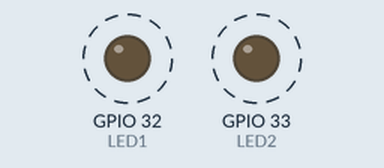
Simulated run of this sketch. Board: ESP32. On the bench: output pins drawn as LEDs (lit = HIGH). Dashed ring = blinking. What the sketch prints to the serial monitor is not drawn.

Above: at 2.5 s.
Timing chart, 0 to 6.6 s (numbered marks = the images above):
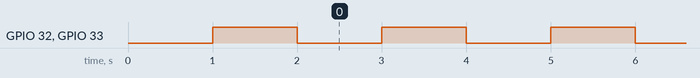

Measured:
- by itself, GPIO 32 (LED1), GPIO 33 (LED2): alternates HIGH for 1.0 s and LOW for 1.0 s
- by itself, everything shown: repeats every 2.0 s, in 3 steps

The sketch:

FreeRTOS_Example.ino
```cpp
#define LED1 32
#define LED2 33


void LED1Task(void *pvParam){
  pinMode(LED1,OUTPUT);
  vTaskDelay(1000/portTICK_PERIOD_MS);
  while(1){
    Serial.println("LED1Task");
    digitalWrite(LED1,1);
    vTaskDelay(1000/portTICK_PERIOD_MS);
    digitalWrite(LED1,0);
    vTaskDelay(1000/portTICK_PERIOD_MS);
  }
}

void LED2Task(void *pvParam){
  pinMode(LED2,OUTPUT);
  vTaskDelay(1000/portTICK_PERIOD_MS);
  while(1){
    Serial.println("LED2Task");
    digitalWrite(LED2,1);
    vTaskDelay(1000/portTICK_PERIOD_MS);
    digitalWrite(LED2,0);
    vTaskDelay(1000/portTICK_PERIOD_MS);
  }
}
void setup() {

  Serial.begin(115200);

  //建立任務，並加入至系統排程器
  xTaskCreate(LED1Task,"LED1Task",1024,NULL,1,NULL);
  xTaskCreate(LED2Task,"LED2Task",1024,NULL,1,NULL);
  /*
   1.指定任務函式
   2.描述任務名稱、字串
   3.分配此任務Stack記憶體大小
   4.傳給任務的參數
   5.優先序 數字越大，優先等級越高，最高為configMAX_PRIORITIES-1，所以為24
   6.任務參照，用於任務的深入排定
   */
  vTaskDelay(2000/portTICK_PERIOD_MS);
}

void loop() {


}
```
